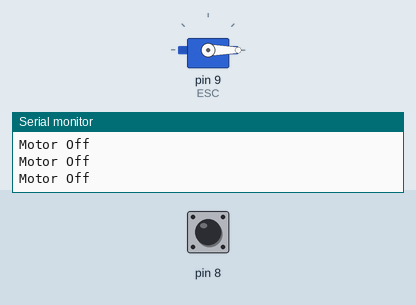
A sketch run on a simulated Arduino Uno, built with avr-gcc and run on an emulated ATmega328P. Parts: servo, the last lines printed to the serial monitor. The inputs (shaded band) are chosen by the test bench; at power-on: pin 8 LOW.

Above: at 6.2 s.
6.3 s: pin 8 driven HIGH
At 6.6 s:
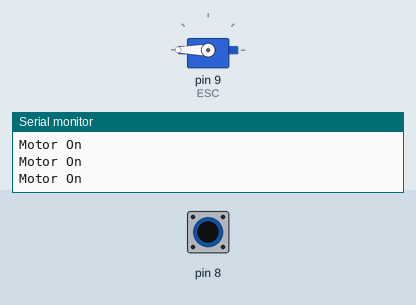
7.8 s: pin 8 driven LOW
At 8.9 s:
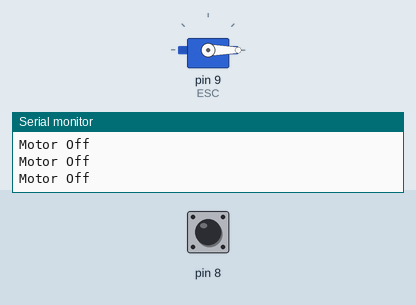
10.8 s: pin 8 pulsed HIGH 2 times (0.12 s each, 0.3 s apart)
At 11.01 s:
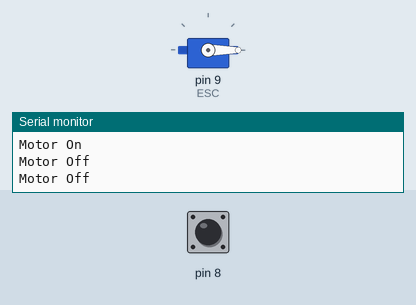
14.4 s: pin 8 pulsed HIGH 5 times (0.12 s each, 0.3 s apart)
At 16.6 s:
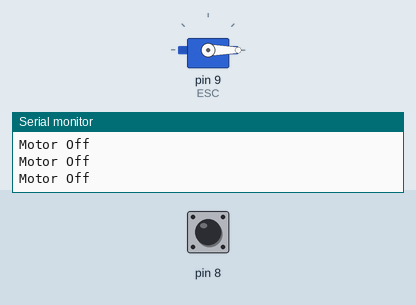
Timing chart, 0 to 18.1 s (numbered marks = the images above; inputs shaded):
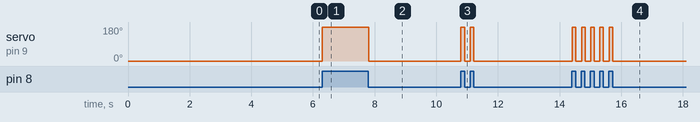

Measured:
- after the input at 6.3 s, servo on pin 9 (ESC): 0° → 180° at once
- after the input at 7.8 s, servo on pin 9 (ESC): 180° → 0° at once
- after the input at 10.8 s, servo on pin 9 (ESC): alternates 180° for 0.12 s and 0° for 0.18 s, 4 changes in all, then stays 0°, starting at once
- after the input at 14.4 s, servo on pin 9 (ESC): alternates 180° for 0.11 s and 0° for 0.18 s, 10 changes in all, then stays 0°, starting at once

The sketch:

Testing_for_brushless_motor.ino
```cpp
#include <Servo.h>

Servo ESC;  //create servo object name as ESC to control the ESC


int buttonstate = 0;

void setup() {
  Serial.begin(9600);
  // attach the ESC on pin 9:
  ESC.attach(9,1000,2000);
  ESC.writeMicroseconds(0); // (pin, min pulse width, max pulse width in microseconds)
  ESC.write(0);
  delay(5000);
  pinMode(8, INPUT);
}

void loop() {
  buttonstate = digitalRead(8);
  if (buttonstate == HIGH) {
    ESC.write(180);
    Serial.println("Motor On");
  }
  else {
    ESC.write(0);
    Serial.println("Motor Off");
  }
}
```
